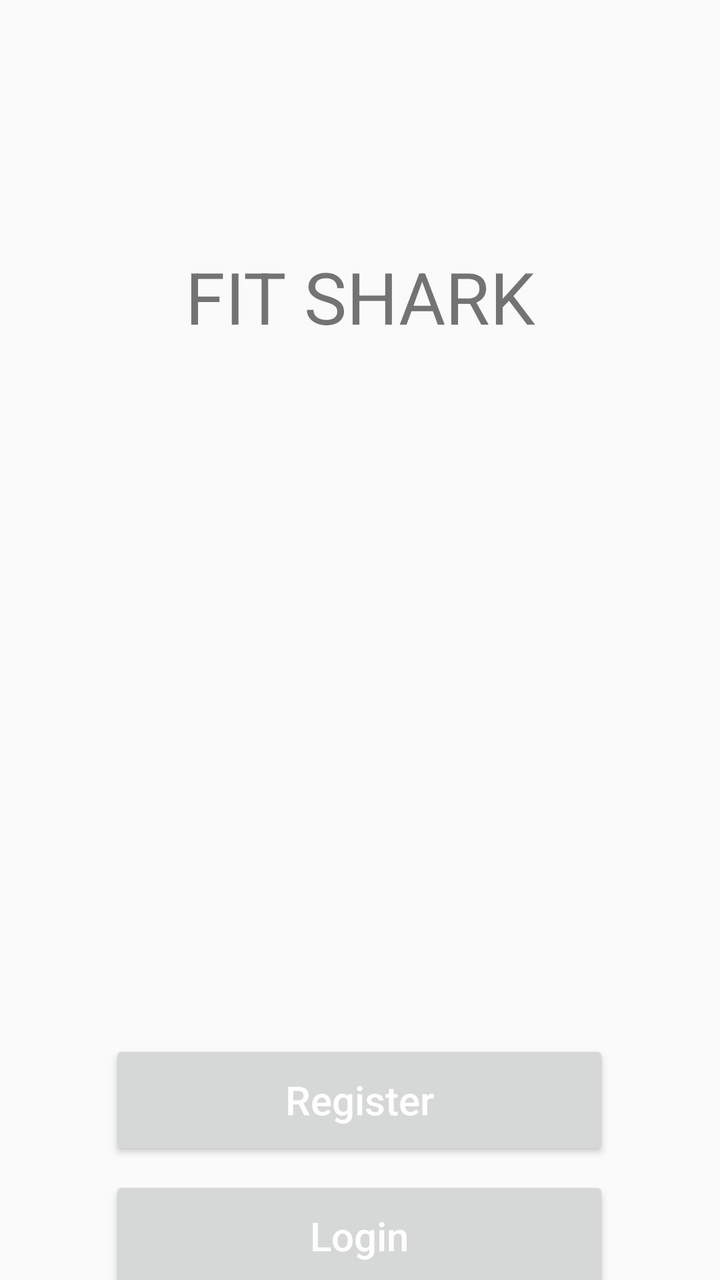
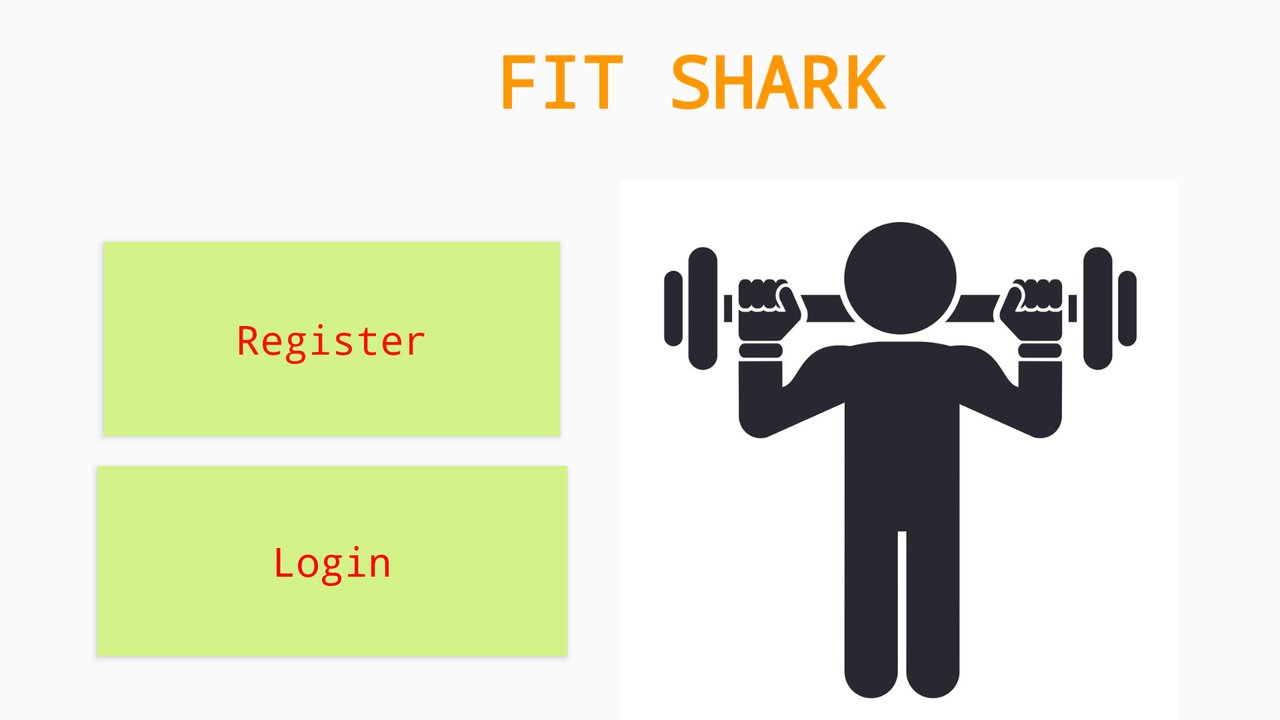

One screen, two layout resources from the same app: the default and the repository's alternative for another configuration. Each is rendered where Android would select it; the XML of both is given below.
<!-- AndroidManifest.xml: application theme Theme.AppCompat.Light -->
<!-- res/layout/fragment_welcome.xml -->
<?xml version="1.0" encoding="utf-8"?>
<layout xmlns:tools="http://schemas.android.com/tools"
    xmlns:android="http://schemas.android.com/apk/res/android"
    xmlns:app="http://schemas.android.com/apk/res-auto">

    <androidx.constraintlayout.widget.ConstraintLayout
        android:layout_width="match_parent"
        android:layout_height="match_parent">

        <TextView
            android:id="@+id/textView2"
            android:layout_width="348dp"
            android:layout_height="60dp"
            android:layout_marginTop="124dp"
            android:text="FIT SHARK"
            android:textAlignment="center"

            android:textSize="36sp"
            app:layout_constraintEnd_toEndOf="parent"
            app:layout_constraintHorizontal_bias="0.492"
            app:layout_constraintStart_toStartOf="parent"
            app:layout_constraintTop_toTopOf="parent" />

        <Button
            android:id="@+id/buttonGetStarted"
            android:layout_width="250dp"

            android:layout_height="60dp"
            android:layout_marginTop="336dp"
            android:text="Register"
            android:textAllCaps="false"
            android:textColor="#FFFFFF"
            android:textSize="20sp"
            app:layout_constraintEnd_toEndOf="parent"
            app:layout_constraintHorizontal_bias="0.496"
            app:layout_constraintStart_toStartOf="parent"
            app:layout_constraintTop_toBottomOf="@+id/textView2" />

        <Button
            android:id="@+id/buttonGoToLogin"
            android:layout_width="250dp"
            android:layout_height="60dp"
            android:layout_marginTop="8dp"
            android:text="Login"
            android:textAllCaps="false"
            android:textColor="#FFFFFF"

            android:textSize="20sp"
            app:layout_constraintEnd_toEndOf="parent"
            app:layout_constraintHorizontal_bias="0.496"
            app:layout_constraintStart_toStartOf="parent"
            app:layout_constraintTop_toBottomOf="@+id/buttonGetStarted" />


    </androidx.constraintlayout.widget.ConstraintLayout>
</layout>
<!-- resources referenced by this layout -->
<resources>

</resources>
<!-- res/layout-land/fragment_welcome.xml (the repository's variant of the layout above) -->
<!-- drawn on the phone turned sideways -->
<?xml version="1.0" encoding="utf-8"?>
<layout xmlns:tools="http://schemas.android.com/tools"
    xmlns:android="http://schemas.android.com/apk/res/android"
    xmlns:app="http://schemas.android.com/apk/res-auto">

    <androidx.constraintlayout.widget.ConstraintLayout
        android:layout_width="match_parent"
        android:layout_height="match_parent">

        <TextView
            android:id="@+id/textView2"
            android:layout_width="348dp"
            android:layout_height="60dp"
            android:layout_marginStart="216dp"

            android:layout_marginTop="16dp"
            android:layout_marginEnd="167dp"
            android:fontFamily="monospace"
            android:text="FIT SHARK"
            android:textAlignment="center"
            android:textColor="#FF9800"
            android:textSize="36sp"
            android:textStyle="bold"
            app:layout_constraintEnd_toEndOf="parent"
            app:layout_constraintStart_toStartOf="parent"
            app:layout_constraintTop_toTopOf="parent" />

        <Button
            android:id="@+id/buttonGetStarted"

            android:layout_width="228dp"
            android:layout_height="97dp"
            android:layout_marginStart="98dp"
            android:layout_marginTop="45dp"
            android:layout_marginEnd="56dp"
            android:background="#D3F389"
            android:fontFamily="monospace"
            android:gravity="center"
            android:text="Register"
            android:textAlignment="center"
            android:textAllCaps="false"
            android:textColor="#FF0E00"
            android:textSize="20sp"
            app:layout_constraintEnd_toStartOf="@+id/imageView"
            app:layout_constraintStart_toStartOf="parent"
            app:layout_constraintTop_toBottomOf="@+id/textView2" />

        <Button
            android:id="@+id/buttonGoToLogin"
            android:layout_width="235dp"
            android:layout_height="95dp"
            android:layout_marginStart="98dp"
            android:layout_marginTop="15dp"

            android:layout_marginEnd="56dp"
            android:background="#D3F389"
            android:fontFamily="monospace"
            android:gravity="center"
            android:text="Login"
            android:textAlignment="center"
            android:textAllCaps="false"
            android:textColor="#FF0000"
            android:textSize="20sp"
            app:layout_constraintEnd_toStartOf="@+id/imageView"
            app:layout_constraintStart_toStartOf="parent"
            app:layout_constraintTop_toBottomOf="@+id/buttonGetStarted" />

        <ImageView
            android:id="@+id/imageView"
            android:layout_width="319dp"
            android:layout_height="279dp"
            android:layout_marginTop="14dp"
            android:layout_marginEnd="31dp"
            android:src="@drawable/welcome"
            app:layout_constraintEnd_toEndOf="parent"
            app:layout_constraintTop_toBottomOf="@+id/textView2" />


    </androidx.constraintlayout.widget.ConstraintLayout>
</layout>
<!-- resources referenced by the variant -->
<!-- as the phone turned sideways resolves them -->
<resources>
  <!-- drawable welcome: jpg bitmap (drawable-v24, 71201 bytes) -->
</resources>
